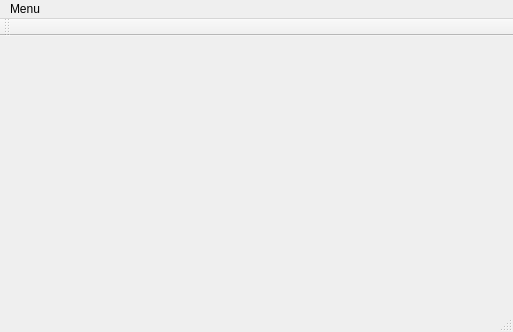
<?xml version="1.0" encoding="UTF-8"?>
<ui version="4.0">
 <class>MainWindow</class>
 <widget class="QMainWindow" name="MainWindow">
  <property name="geometry">
   <rect>
    <x>0</x>
    <y>0</y>
    <width>513</width>
    <height>332</height>
   </rect>
  </property>
  <property name="windowTitle">
   <string>MainWindow</string>
  </property>
  <widget class="QWidget" name="centralWidget">
   <widget class="QCustomPlot" name="customplot" native="true">
    <property name="geometry">
     <rect>
      <x>30</x>
      <y>10</y>
      <width>451</width>
      <height>261</height>
     </rect>
    </property>
   </widget>
  </widget>
  <widget class="QMenuBar" name="menuBar">
   <property name="geometry">
    <rect>
     <x>0</x>
     <y>0</y>
     <width>513</width>
     <height>22</height>
    </rect>
   </property>
   <widget class="QMenu" name="menuConnect">
    <property name="title">
     <string>Menu</string>
    </property>
    <addaction name="actionConfigure"/>
    <addaction name="actionConnect"/>
    <addaction name="actionDisconnect"/>
    <addaction name="separator"/>
    <addaction name="separator"/>
    <addaction name="actionQuit"/>
   </widget>
   <addaction name="menuConnect"/>
  </widget>
  <widget class="QToolBar" name="mainToolBar">
   <attribute name="toolBarArea">
    <enum>TopToolBarArea</enum>
   </attribute>
   <attribute name="toolBarBreak">
    <bool>false</bool>
   </attribute>
  </widget>
  <widget class="QStatusBar" name="statusBar"/>
  <action name="actionDisconnect">
   <property name="text">
    <string>Disconnect</string>
   </property>
  </action>
  <action name="actionConnect">
   <property name="text">
    <string>Connect</string>
   </property>
  </action>
  <action name="actionQuit">
   <property name="text">
    <string>Quit</string>
   </property>
  </action>
  <action name="actionConfigure">
   <property name="text">
    <string>Configure</string>
   </property>
  </action>
 </widget>
 <layoutdefault spacing="6" margin="11"/>
 <customwidgets>
  <customwidget>
   <class>QCustomPlot</class>
   <extends>QWidget</extends>
   <header>qcustomplot.h</header>
   <container>1</container>
  </customwidget>
 </customwidgets>
 <resources/>
 <connections/>
</ui>
